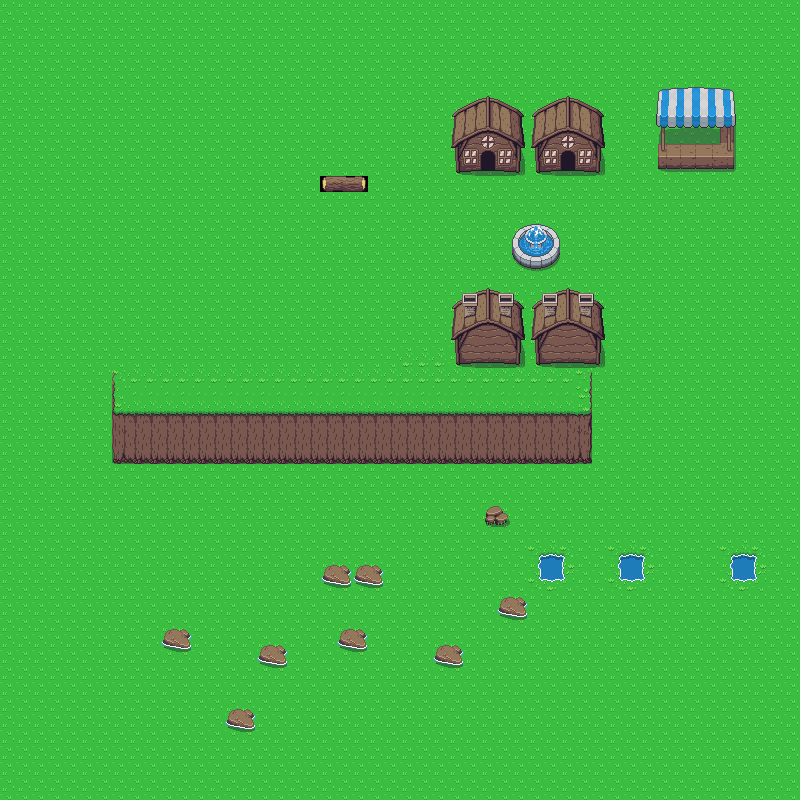

A 2D game scene composited from a Tiled map and its tileset images. What follows is a short description and the map's XML, with each tile layer's data collapsed to a summary:
An orthogonal 50x50 tile map with 16x16 px tiles, 2 tile layers (ground, stuff).

<map version="1.2" tiledversion="1.3.4" orientation="orthogonal" renderorder="right-down" width="50" height="50" tilewidth="16" tileheight="16" infinite="0" nextlayerid="4" nextobjectid="1">
 <tileset firstgid="1" source="test_2.tsx" />
 <layer id="1" name="ground" width="50" height="50">
  <data>[2500 cells, 2500 non-empty, 13 distinct tile ids]</data>
 </layer>
 <layer id="2" name="stuff" width="50" height="50">
  <data>[2500 cells, 369 non-empty, 116 distinct tile ids]</data>
 </layer>
</map>
